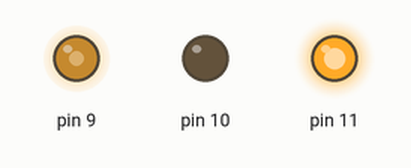
The sketch below on a simulated Arduino Uno, built with avr-gcc and run on an emulated ATmega328P. Shown: output pins drawn as LEDs (lit = HIGH).

Above: at 0.1 s.
At 5.1 s:
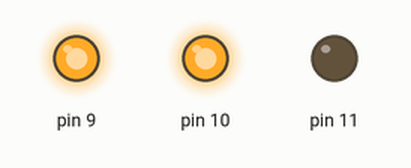
At 7.1 s:
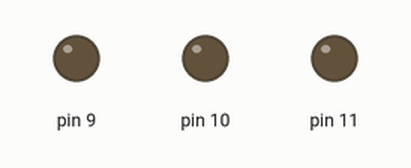
Timing chart, 0 to 8.6 s (numbered marks = the images above):
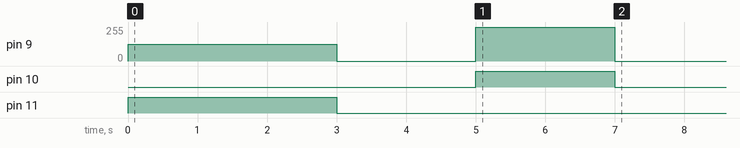

The sketch:

4.1-L298n-3.ino
```cpp
int Input1 = 11;
int Input2 = 10;
int Speed = 9;

void setup(){
pinMode(11,OUTPUT);
pinMode(10,OUTPUT);
pinMode(9,OUTPUT);

digitalWrite(11,HIGH);
digitalWrite(10,LOW);
analogWrite(9,127);
delay(3000);
digitalWrite(11,LOW);
digitalWrite(10,LOW);
analogWrite(9,0);
delay(2000);
digitalWrite(11,LOW);
digitalWrite(10,HIGH);
analogWrite(9,255);
delay(2000);
digitalWrite(11,LOW);
digitalWrite(10,LOW);
analogWrite(9,0);
}

void loop() {


}
```
